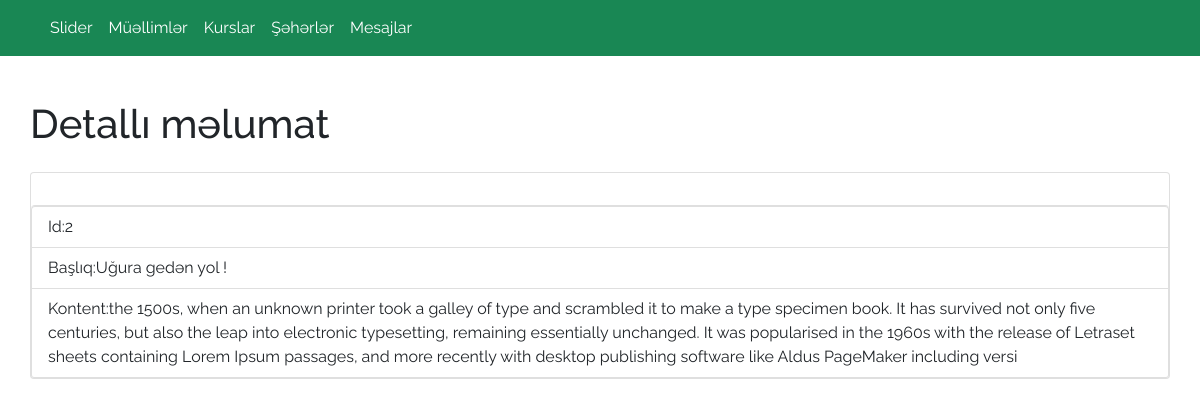
/admin/slider/detail/2, run on the app's committed database.
### app.py (models this page shows)
class Slider(db.Model):
    id=db.Column(db.Integer,primary_key=True)
    title=db.Column(db.String(120))
    desc=db.Column(db.String(120))
    img=db.Column(db.String(120))

### app.py (the view)
@app.route('/admin/slider/detail/<id>')
def sliderDetail(id):
    sliderdetail=Slider.query.get(id)
    return render_template('admin/slider_detail.html',sliderdetail=sliderdetail)

### templates/admin/slider_detail.html (shortened to what this page needs)
{% extends 'admin/layout.html' %}
{% block content %}
<div class="container"style="padding: 20px 0px;">
  <div class="row">
      <div class="col-12">
          <h1 class="my-4">Detallı məlumat</h1>
          <div class="card" >
              <div class="card-body">
          </div>
          <ul class="list-group">
              <li class="list-group-item">Id:{{sliderdetail.id}}</li>
              <li class="list-group-item">Başlıq:{{sliderdetail.title}}</li>
              <li class="list-group-item">Kontent:{{sliderdetail.desc}}</li>
          </ul>
  </div>
{% endblock %}

### templates/admin/layout.html (style rules this page uses)
body { font-family: 'Raleway', sans-serif; }

### data on the page
Slider: id "2", title "Uğura gedən yol !", desc "the 1500s, when an unknown printer took a galley of type and scrambled it to make a type specimen book. It has survived not only five centuries, but also the leap into electronic typesetting, remaining essentially unchanged. It was popularised in the 1960s with the release of Letraset sheets containing Lorem Ipsum passages, and more recently with desktop publishing software like Aldus PageMaker including versi"
